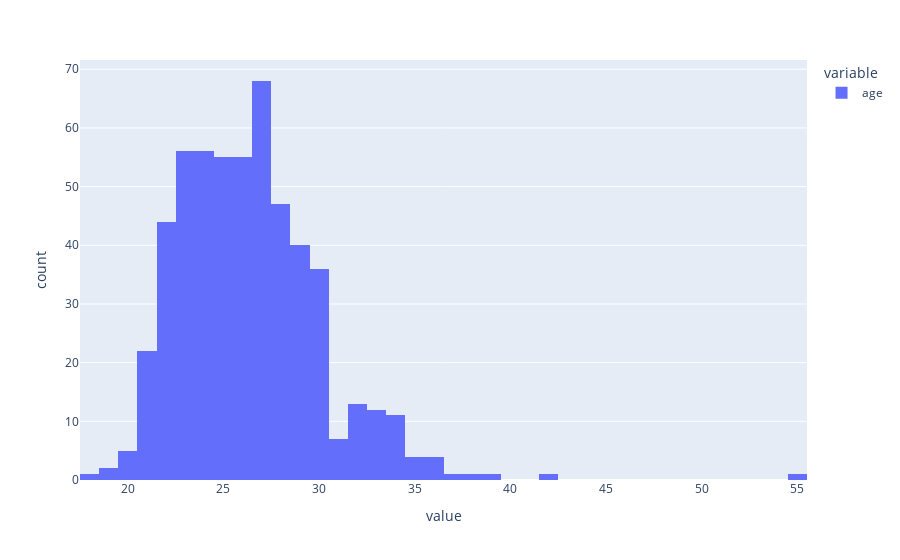

The code cell stored with this chart in its notebook:
### Code cell
fig = px.histogram(data_users['age'])
fig.show()

### Figure 1 — Plotly figure (JSON) as saved in the notebook; plotly's stock layout.template omitted (floating-point values rounded to 4 significant figures; data arrays with more than 128 entries replaced by an {"elided": "..."} marker saying what was removed)
{"data": [{"alignmentgroup": "True", "bingroup": "x", "hovertemplate": "variable=age<br>value=%{x}<br>count=%{y}<extra></extra>", "legendgroup": "age", "marker": {"color": "#636efa", "pattern": {"shape": ""}}, "name": "age", "offsetgroup": "age", "orientation": "v", "showlegend": true, "type": "histogram", "x": {"elided": "551 int values"}, "xaxis": "x", "yaxis": "y"}], "layout": {"barmode": "relative", "legend": {"title": {"text": "variable"}, "tracegroupgap": 0}, "margin": {"t": 60}, "xaxis": {"anchor": "y", "domain": [0, 1], "title": {"text": "value"}}, "yaxis": {"anchor": "x", "domain": [0, 1], "title": {"text": "count"}}}}
